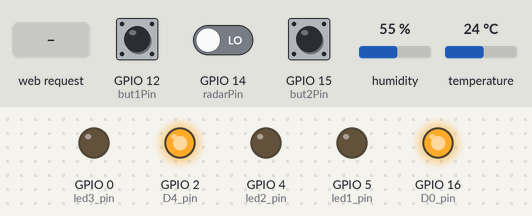
Recording of a program running on a simulated ESP8266 (NodeMCU). Parts: output pins drawn as LEDs (lit = HIGH). The test bench sets the inputs (shaded band); at power-on: GPIO 14 (radarPin) LOW, GPIO 12 (but1Pin) HIGH, GPIO 15 (but2Pin) HIGH, humidity 55 %, temperature 24 °C. WiFi joins after 1.5 s; servers stay silent unless stated; what the program prints to the serial monitor is not drawn.

Above: at 2.8 s.
2.9 s: GPIO 14 (radarPin) driven HIGH
At 5.7 s:
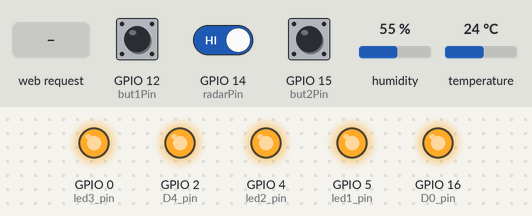
5.9 s: GPIO 12 (but1Pin) pulled LOW for 0.15 s
At 5.97 s:
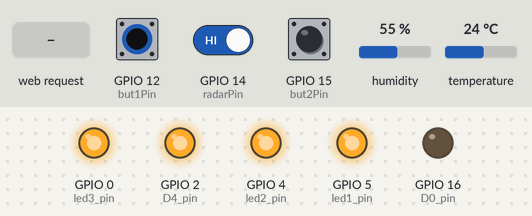
7.5 s: GPIO 15 (but2Pin) pulled LOW for 0.15 s
At 7.57 s:
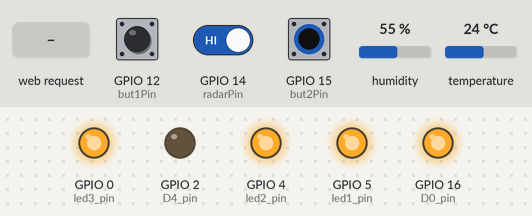
9.1 s: GPIO 14 (radarPin) driven LOW
12.1 s: HTTP request GET /socket3On received
At 14.85 s:
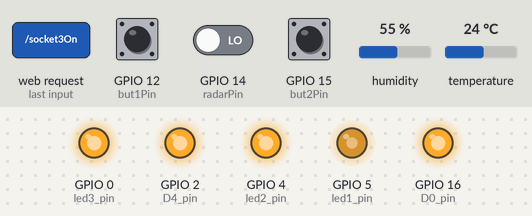
15.1 s: HTTP request GET /socket1On received
At 21.0 s:
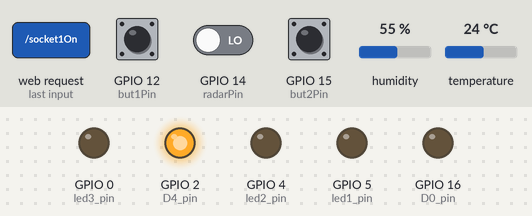
Timing chart, 0 to 21.2 s (numbered marks = the images above; inputs shaded):
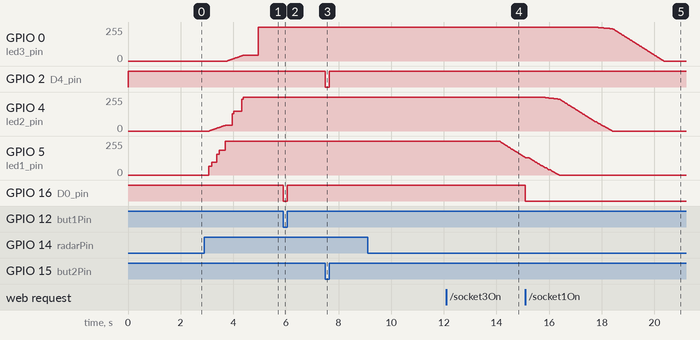

Measured:
- after the input at 2.9 s, GPIO 0 (led3_pin): moves from 0/255 to 255/255 over 1.2 s, starting after 0.87 s; GPIO 4 (led2_pin): moves from 0/255 to 255/255 over 1.3 s, starting after 0.18 s; GPIO 5 (led1_pin): moves from 0/255 to 255/255 over 0.62 s, starting after 0.17 s
- after the input at 5.9 s, GPIO 16 (D0_pin): HIGH → LOW at once, → HIGH 0.15 s later
- after the input at 7.5 s, GPIO 2 (D4_pin): HIGH → LOW at once, → HIGH 0.15 s later
- after the input at 9.1 s, every drawn part: stays the same
- after the input at 12.1 s, GPIO 4 (led2_pin): stays 255/255 (without the input it goes to 254/255 after 2.5 s)
- after the input at 15.1 s, GPIO 16 (D0_pin): HIGH → LOW at once

The program:

main.cpp
```cpp
#include <Arduino.h>
#include <ESP8266WiFi.h>
#include <WiFiClient.h>
#include <ESP8266WebServer.h>
#include <ESP8266mDNS.h>
//#include <OneWire.h>
#include <SimpleDHT.h>

int pinDHT11 = 13;
SimpleDHT11 dht11;

MDNSResponder mdns;

// Wi-Fi
 const char* ssid = "Rostelecom_59C8";
 const char* password = "CSQ67hTx";
 byte arduino_mac[] = { 0xDE, 0xED, 0xBA, 0xFE, 0xFE, 0xED };
 IPAddress ip(192,168,1,35);
 IPAddress gateway(192,168,1,1);
 IPAddress subnet(255,255,255,0);
 ESP8266WebServer server(80);

// пины
  int D0_pin = 16;  // встроенный светодиод люстра мал комн
  int D4_pin = 2;   // встроенный светодиод люстра кухня


  #define radarPin 14 //D5
  #define led1_pin 5  //D1
  #define led2_pin 4  //D2
  #define led3_pin 0  //D3

  #define but1Pin 12  //D6 выключатель мал. коната
  #define but2Pin 15  //D7 выключатель кухня


// переменные
  bool ledState = false; // состояние кнопки 3
  bool ledMillFlag = false;
  uint32_t ledStateMill = 0;
  uint16_t ledInterval = 5000;

  bool svet1 = true;
  bool but1Old = HIGH;  // выключатель выключен при high
  bool but1New = HIGH;  //

  bool svet2 = true;
  bool but2Old = HIGH;  // выключатель выключен при HIGH
  bool but2New = HIGH;

  int maxBrig = 1023;
  int ledBrig1 = 0; //яркость 1
  int ledBrig2 = 0; //яркость 2
  int ledBrig3 = 0; //яркость 3
  uint32_t brigMill = 0;
  uint8_t brigSpeed = 1; //чем меньше - тем быстрее розжиг

  bool radar = false; //состояние радара (движение есть/нет)


String webPage() // вэб страница
{

  byte temperature = 0;
  byte humidity = 0;
  dht11.read(pinDHT11, &temperature, &humidity, NULL);
  String web;
  web += "<head><meta name=\"viewport\" content=\"width=device-width, initial-scale=1\"/> <meta charset=\"utf-8\"><title>ESP 8266</title><style>button{color:red;padding: 10px 27px;}</style></head>";
  web += "<h1 style=\"text-align: center;font-family: Open sans;font-weight: 100;font-size: 20px;\">ESP8266 Web Server</h1><div>";
  //++++++++++ LED-1  +++++++++++++
  web += "<p style=\"text-align: center;margin-top: 0px;margin-bottom: 5px;\">----LED 1----</p>";
  if (digitalRead(D0_pin) == 0)
  {
    web += "<div style=\"text-align: center;width: 98px;color:white ;padding: 10px 30px;background-color: #43a209;margin: 0 auto;\">ON</div>";
  }
  else
  {
    web += "<div style=\"text-align: center;width: 98px;color:white ;padding: 10px 30px;background-color: #ec1212;margin: 0 auto;\">OFF</div>";
  }
  web += "<div style=\"text-align: center;margin: 5px 0px;\"> <a href=\"socket1On\"><button>ON</button></a>&nbsp;<a href=\"socket1Off\"><button>OFF</button></a></div>";
  // ++++++++ LED-1 +++++++++++++

  //++++++++++ LED-2  +++++++++++++
  web += "<p style=\"text-align: center;margin-top: 0px;margin-bottom: 5px;\">----LED 2----</p>";
  if (digitalRead(D4_pin) == 0)
  {
    web += "<div style=\"text-align: center;width: 98px;color:white ;padding: 10px 30px;background-color: #43a209;margin: 0 auto;\">ON</div>";
  }
  else
  {
    web += "<div style=\"text-align: center;width: 98px;color:white ;padding: 10px 30px;background-color: #ec1212;margin: 0 auto;\">OFF</div>";
  }
  web += "<div style=\"text-align: center;margin: 5px 0px;\"> <a href=\"socket2On\"><button>ON</button></a>&nbsp;<a href=\"socket2Off\"><button>OFF</button></a></div>";
  // ++++++++ LED-2 +++++++++++++

  //++++++++++ LED-3  +++++++++++++
  web += "<p style=\"text-align: center;margin-top: 0px;margin-bottom: 5px;\">----LED 3----</p>";
  if (maxBrig == 1023)
  {
    web += "<div style=\"text-align: center;width: 98px;color:white ;padding: 10px 30px;background-color: #43a209;margin: 0 auto;\">ON</div>";
  }
  else
  {
    web += "<div style=\"text-align: center;width: 98px;color:white ;padding: 10px 30px;background-color: #ec1212;margin: 0 auto;\">OFF</div>";
  }
  web += "<div style=\"text-align: center;margin: 5px 0px;\"> <a href=\"socket3On\"><button>ON</button></a>&nbsp;<a href=\"socket3Off\"><button>OFF</button></a></div>";
  // ++++++++ LED-3 +++++++++++++

  //++++++++++ DHT11 TEMP  +++++++++++++
  web += "<p style=\"text-align: center;margin-top: 0px;margin-bottom: 5px;\">----DHT11 TEMP----</p>";
  web += "<div style=\"text-align: center;width: 98px;color:white ;padding: 10px 30px;background-color: #5191e4;margin: 0 auto;\">"+ String((int)temperature)+"</div>";
  // ++++++++ DHT11 TEMP  +++++++++++++

  //++++++++++ DHT11 H  +++++++++++++
  web += "<p style=\"text-align: center;margin-top: 0px;margin-bottom: 5px;\">----DHT11 H----</p>";
  web += "<div style=\"text-align: center;width: 98px;color:white ;padding: 10px 30px;background-color: #5191e4;margin: 0 auto;\">"+ String((int)humidity)+"</div>";
  // ++++++++ DHT11 H  +++++++++++++

  // ========REFRESH=============
  web += "<div style=\"text-align:center;margin-top: 20px;\"><a href=\"/\"><button style=\"width:158px;\">REFRESH</button></a></div>";
  // ========REFRESH=============


  web += "</div>";
  return(web);
}

void readPorts(){
 radar = digitalRead(radarPin);
 but1New = digitalRead(but1Pin);
 but2New = digitalRead(but2Pin);
}

void task(){

  // svet1  мал. комната
    if(but1New != but1Old){
      svet1 = !svet1;
      digitalWrite(D0_pin, svet1);
      but1Old = but1New;
    }
  // svet2  кухня
    if(but2New != but2Old){
      svet2 = !svet2;
      digitalWrite(D4_pin, svet2);
      but2Old = but2New;
    }

 //задержка нижней подсветки
    if (radar == true){    //если радар активен
        ledState = true;    //то led включить
        ledMillFlag = false; //и флаг опустить
    }
    if (ledState == true && radar == false && ledMillFlag == false){  //если (led включен) и (радар не активен) и (флаг опущен)
        ledMillFlag = true;                                            // то флаг поднять
        ledStateMill = millis();                                       //  и запомнить милисекунды
    }
    if (millis() - ledStateMill > ledInterval && ledMillFlag == true){  //если (прошло 5000мс) и (флаг поднят)
        ledMillFlag = false;                                             //  то флаг опустить
        ledState = false;                                                //  и led выключить
    }

 //розжиг
    //led 1
    if (millis() - brigMill > brigSpeed && ledState == true && ledBrig1 !=maxBrig){
       ledBrig1=ledBrig1+3;
      brigMill=millis();
    }
    if (millis() - brigMill > brigSpeed && ledState == false && ledBrig1 !=0){
      ledBrig1=ledBrig1-3;
      brigMill=millis();
    }//led 1
    //led 2
    if (millis() - brigMill > brigSpeed && ledState == true && ledBrig1 > maxBrig/4 && ledBrig2 !=maxBrig){
      ledBrig2=ledBrig2+3;
      brigMill=millis();
    }
    if (millis() - brigMill > brigSpeed && ledState == false && ledBrig1 < maxBrig/3 && ledBrig2 !=0){
      ledBrig2=ledBrig2-3;
      brigMill=millis();
    }//led 2
    // led 3
    if (millis() - brigMill > brigSpeed && ledState == true && ledBrig2 > maxBrig/4 && ledBrig3 !=maxBrig){
      ledBrig3=ledBrig3+3;
      brigMill=millis();
    }
    if (millis() - brigMill > brigSpeed && ledState == false && ledBrig2 < maxBrig/3 && ledBrig3 !=0){
      ledBrig3=ledBrig3-3;
      brigMill=millis();
    }//led 3


}

void writePorts(){
 analogWrite(led1_pin, ledBrig1);
 analogWrite(led2_pin, ledBrig2);
 analogWrite(led3_pin, ledBrig3);


}

void setup(void){
  // preparing GPIOs
  pinMode(D0_pin, OUTPUT);
  digitalWrite(D0_pin, HIGH); // off

  pinMode(D4_pin, OUTPUT);
  digitalWrite(D4_pin, HIGH); // off

  pinMode(radarPin, INPUT);
  pinMode(but1Pin, INPUT);
  pinMode(but2Pin, INPUT);

  pinMode(led1_pin, OUTPUT);
  pinMode(led2_pin, OUTPUT);
  pinMode(led3_pin, OUTPUT);


  delay(100);
  Serial.begin(115200);
  WiFi.begin(ssid, password);
  WiFi.config(ip, gateway, subnet);


  Serial.println("");

  // Wait for connection
  while (WiFi.status() != WL_CONNECTED) {
    delay(500);
   Serial.print(".");
  }
  Serial.println("");
  Serial.print("Connected to ");
  Serial.println(ssid);
  Serial.print("IP address: ");
  Serial.println(WiFi.localIP());

  if (mdns.begin("esp8266", WiFi.localIP())) {
    Serial.println("MDNS responder started");
  }

  //+++++++++++++++++++++++ START  LED-1 ++++++++++++++++++++
  server.on("/", [](){
    server.send(200, "text/html", webPage());
  });
  server.on("/socket1On", [](){
    digitalWrite(D0_pin, LOW);
    server.send(200, "text/html", webPage());
    delay(100);

  });
  server.on("/socket1Off", [](){
    digitalWrite(D0_pin, HIGH);
    server.send(200, "text/html", webPage());
    delay(100);
 });
   //+++++++++++++++++++++++ END  LED-1 ++++++++++++++++++++

   //+++++++++++++++++++++++ START  LED-2  ++++++++++++++++++++

  server.on("/socket2On", [](){
    digitalWrite(D4_pin, LOW);
    server.send(200, "text/html", webPage());
    delay(100);
  });
  server.on("/socket2Off", [](){
    digitalWrite(D4_pin, HIGH);
    server.send(200, "text/html", webPage());
    delay(100);
    });
   // +++++++++++++++++++++++ END  LED-2 ++++++++++++++++++++

   //+++++++++++++++++++++++ START  LED-3  ++++++++++++++++++++

  server.on("/socket3On", [](){
    maxBrig = 1023;   // должно делится на 3
    brigSpeed = 5;
    Serial.println("1023");
    server.send(200, "text/html", webPage());
    delay(100);

  });
  server.on("/socket3Off", [](){
    maxBrig = 60;   // должно делится на 3
    brigSpeed = 25;
    Serial.println("60");
    server.send(200, "text/html", webPage());
    delay(100);

   });
   // +++++++++++++++++++++++ END  LED-3 ++++++++++++++++++++


  server.begin();
  Serial.println("HTTP server started");
}

void loop(void){
  server.handleClient();
  readPorts();
  task();
  writePorts();

}
```
